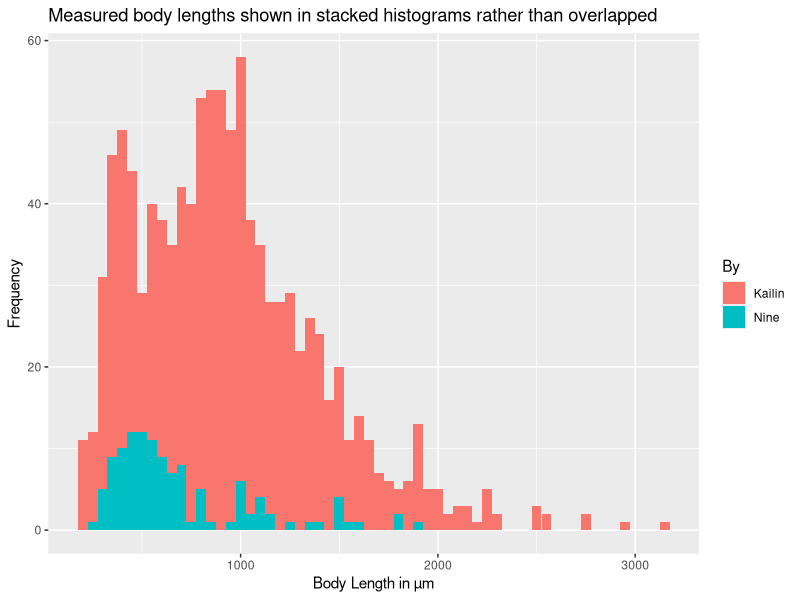
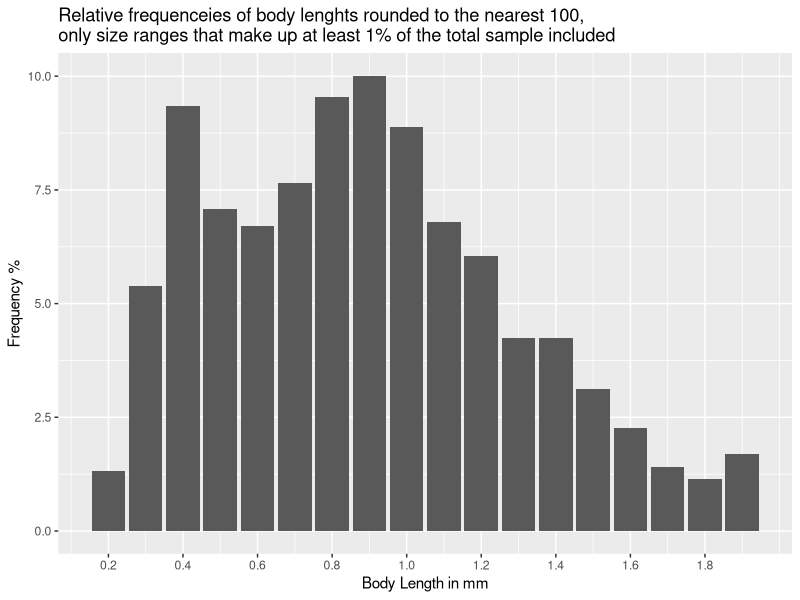
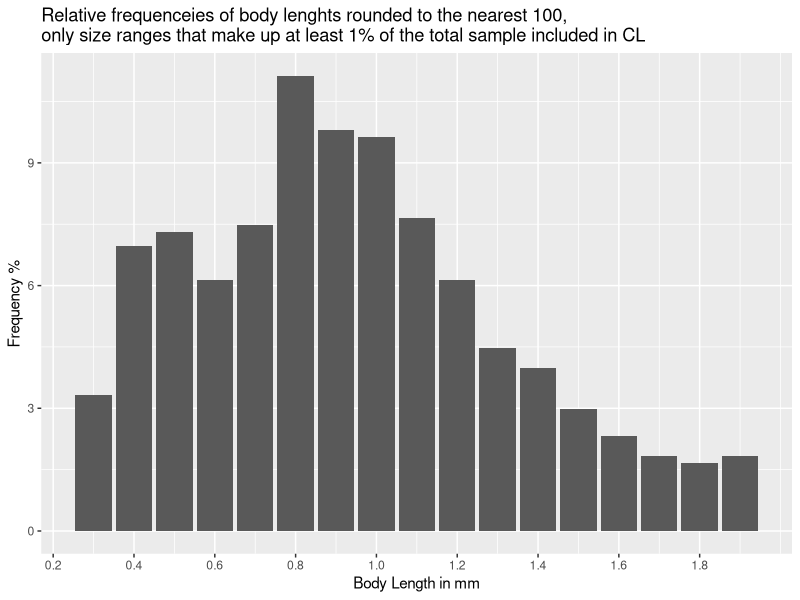
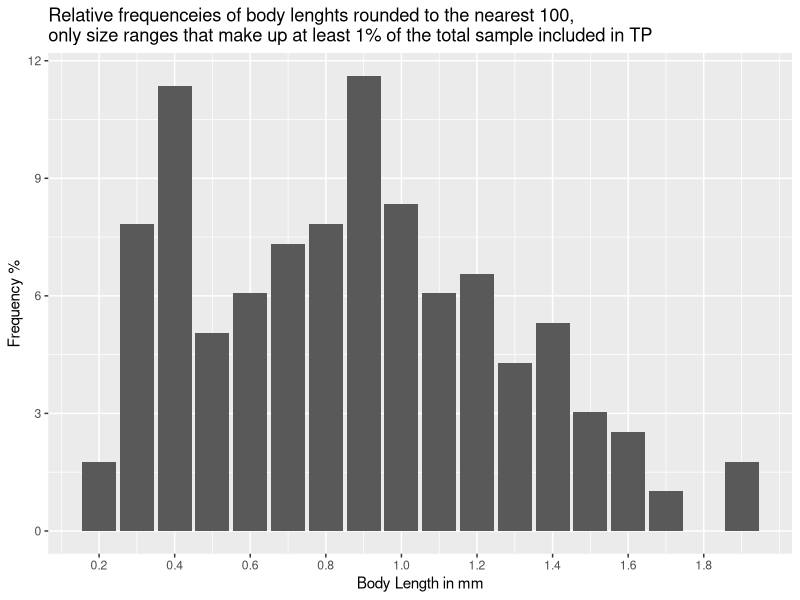
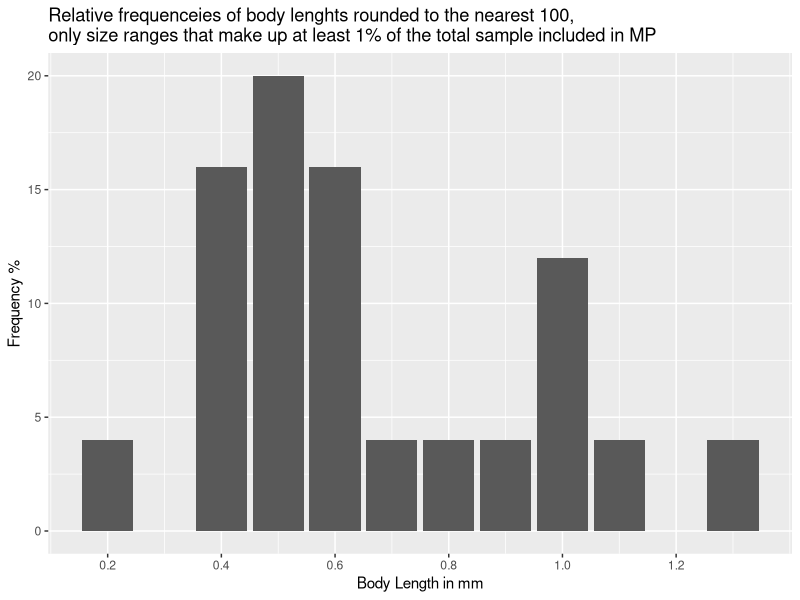
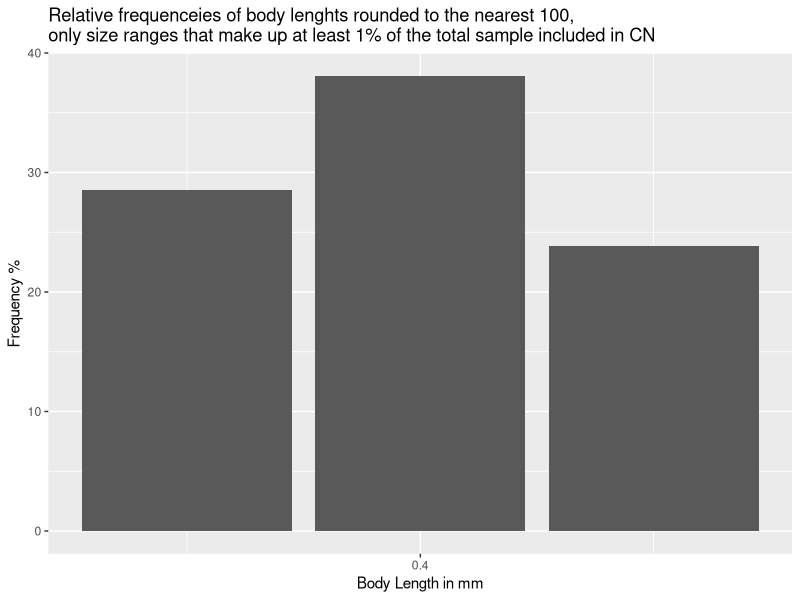
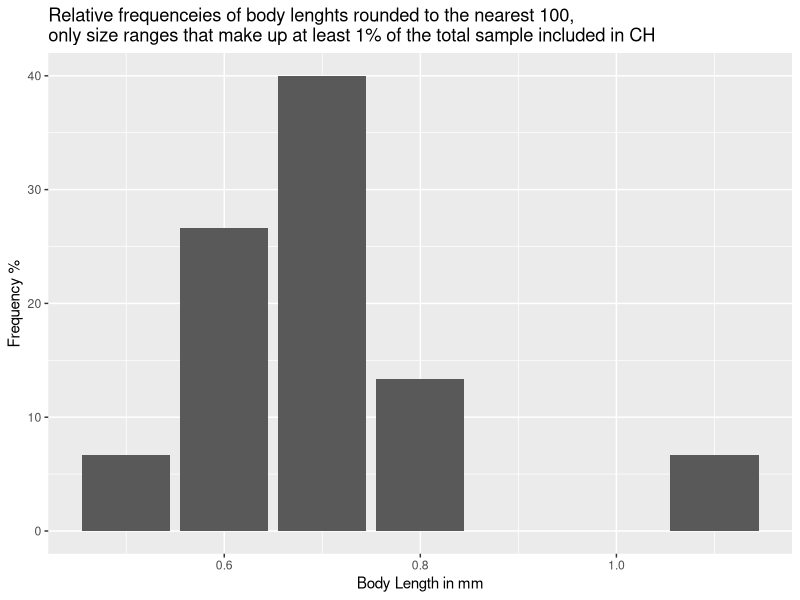

Source code (R) for these figures, in order:
#

library(tidyverse)
library(readxl)
library(here)

df1 <- read_excel(path = here("data_raw/Body_length_2010_2012.xlsx"), range = "CL!A1:J288") # import data
df2 <- read_excel(path = here("data_raw/Body_length_2010_2012.xlsx"), range = "TP!A1:I206") # import data
df1 <- df1[, -3]
df2 <- df2[, -3]

data1 <- pivot_longer(df1, cols = 3:9, names_to = "Species", values_to = "Size")
data2 <- pivot_longer(df2, cols = 3:8, names_to = "Species", values_to = "Size")

data <- rbind(data1, data2)
data$By <- "Kailin"

df3 <- read_excel(path = here("data_raw/Body_length_2005-2007.xlsx"), range = "Measurements!A1:F119") # import data
df3 <- df3[, -3]
df3 <- df3[, -5]
df3$By <- "Nine"

data_tidy <- rbind(data, df3) # combine both datasets

summary <- data_tidy %>% group_by(Species) %>% summarize(mean = mean(Size, na.rm = TRUE),
                                              stdev = sd(Size, na.rm = TRUE),
                                              min = min(Size, na.rm = TRUE),
                                              max = max(Size, na.rm = TRUE)) # calculate mean, stdev, min and max of each species

data_tidy$SizeR <- plyr::round_any(data_tidy$Size, accuracy = 100) # round body sizes to create groups

ggplot(data = data_tidy, aes(x = Size, fill = By))+
  geom_histogram(binwidth = 50, alpha = 1, position = "stack")+ # the histograms are stacked, not overlapped!
  labs(y = "Frequency", x = "Body Length in µm", title = "Measured body lengths shown in stacked histograms rather than overlapped")

counts <- plyr::count(data_tidy$SizeR) # count how many times a body size was measured
total <- sum(!is.na(data_tidy$SizeR))
percentages <- head(counts, n = -1) %>% mutate("Rfreq" = freq / (total / 100)) # find the % of how many times a body size was measured
colnames(percentages)[1] <- "SizeR"
percentagesF <- filter(percentages, Rfreq >= 1.0) # filter for body sizes measured over 1% of the time

# left_join(data_tidy, percentages, by = "SizeR")

ggplot(data = percentagesF, aes(x = SizeR / 1000, y = Rfreq))+
  geom_col()+
  scale_x_continuous(breaks = seq(0, (max(percentagesF$SizeR))/1000, 0.2))+
  labs(y = "Frequency %", x = "Body Length in mm", 
       title = "Relative frequenceies of body lenghts rounded to the nearest 100,\nonly size ranges that make up at least 1% of the total sample included")


# Generate this plot for every lake using the following function

plotRfreq <- function(lake = "CL") {
  dataF <- filter(data_tidy, Lake == lake)
  summary <- dataF %>% group_by(Species) %>% summarize(mean = mean(Size, na.rm = TRUE),
                                                           stdev = sd(Size, na.rm = TRUE),
                                                           min = min(Size, na.rm = TRUE),
                                                           max = max(Size, na.rm = TRUE)) # calculate mean, stdev, min and max of each species
  
  dataF$SizeR <- plyr::round_any(dataF$Size, accuracy = 100) # round body sizes to create groups
  
  ggplot(data = dataF, aes(x = Size, fill = By))+
    geom_histogram(binwidth = 50, alpha = 1, position = "stack")+ # the histograms are stacked, not overlapped!
    labs(y = "Frequency", x = "Body Length in µm", title = "Measured body lengths shown in stacked histograms rather than overlapped")
  
  counts <- plyr::count(dataF$SizeR) # count how many times a body size was measured
  total <- sum(!is.na(dataF$SizeR))
  percentages <- head(counts, n = -1) %>% mutate("Rfreq" = freq / (total / 100)) # find the % of how many times a body size was measured
  colnames(percentages)[1] <- "SizeR"
  percentagesF <- filter(percentages, Rfreq >= 1.0) # filter for body sizes measured over 1% of the time
  
  # left_join(dataF, percentages, by = "SizeR")
  
  ggplot(data = percentagesF, aes(x = SizeR / 1000, y = Rfreq))+
    geom_col()+
    scale_x_continuous(breaks = seq(0, (max(percentagesF$SizeR))/1000, 0.2))+
    labs(y = "Frequency %", x = "Body Length in mm", 
         title = paste0("Relative frequenceies of body lenghts rounded to the nearest 100,\nonly size ranges that make up at least 1% of the total sample included in ", lake))
}

lakes <- unique(data_tidy$Lake)

for (i in lakes) {
  print(plotRfreq(lake = i))
}
